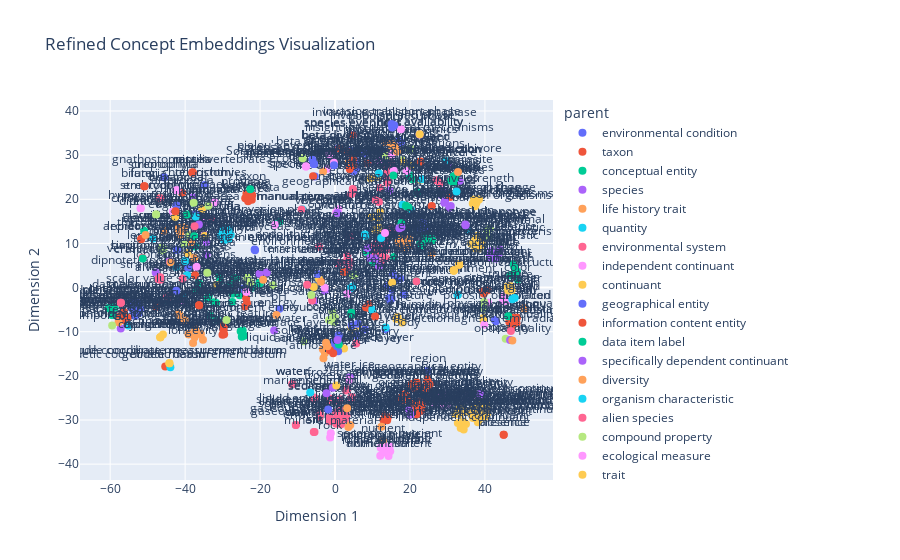

Notebook cell for this chart:
### Code cell
import pandas as pd
import numpy as np
from sentence_transformers import SentenceTransformer
import plotly.express as px

# Step 1: Load and Process the Data
file_path = "INBIOV2 direct parent.csv"
data = pd.read_csv(file_path)

# Fill missing parent definitions with parent comments
data['parentDefinition'] = data['parentDefinition'].fillna(data['parentComment'])

# Combine concept definitions with parent information
def combine_definition(row):
    concept_definition = row['classDefinition'] if pd.notna(row['classDefinition']) else row['classComment']
    parent_info = f" Parent concept: {row['parentLabel']}. Parent definition: {row['parentDefinition']}."
    return f"{concept_definition}{parent_info}"

data['combinedDefinition'] = data.apply(combine_definition, axis=1)

# Step 2: Generate Refined Embeddings
model = SentenceTransformer('sentence-transformers/all-MiniLM-L6-v2')

embeddings = []
concepts = []
for _, row in data.iterrows():
    concept = row['classLabel']
    combined_definition = row['combinedDefinition']
    embedding = model.encode(combined_definition)
    embeddings.append(embedding)
    concepts.append(concept)

# Convert embeddings to a NumPy array
embedding_matrix = np.array(embeddings)

# Step 3: Reduce Dimensions with t-SNE
from sklearn.manifold import TSNE

tsne = TSNE(n_components=2, random_state=42)
reduced_embeddings = tsne.fit_transform(embedding_matrix)

# Step 4: Prepare Data for Plotly
embedding_df = pd.DataFrame(reduced_embeddings, columns=["x", "y"])
embedding_df["concept"] = concepts
embedding_df["parent"] = data["parentLabel"]

# Step 5: Create an Interactive Plotly Visualization
fig = px.scatter(
    embedding_df,
    x="x",
    y="y",
    text="concept",
    color="parent",  # Color points by parent concept
    title="Refined Concept Embeddings Visualization",
    labels={"x": "Dimension 1", "y": "Dimension 2", "color": "Parent Concept"}
)

# Enhance text visibility
fig.update_traces(textposition="top center", marker=dict(size=8))

# Show the interactive plot
fig.show()
